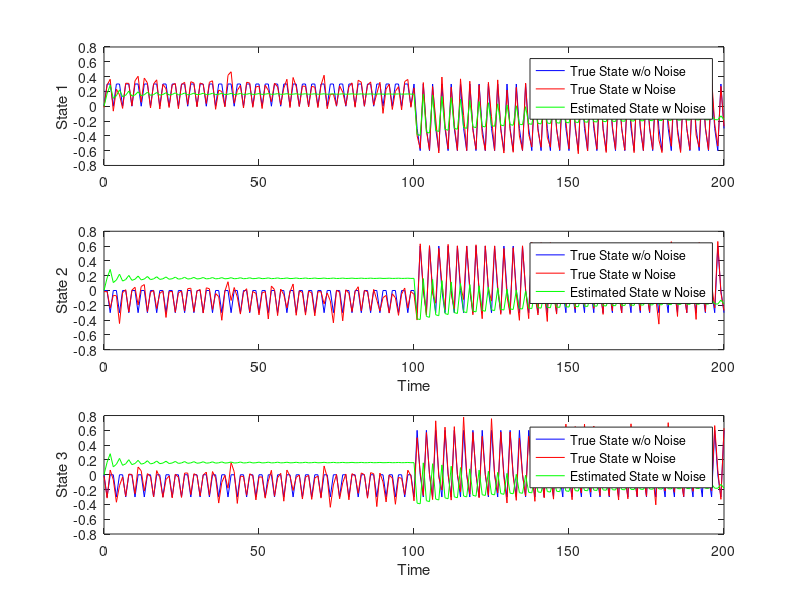

MATLAB code to generate this figure:
%% Parameter Definition
A = [0 1 0; 0 0 1; 1 0 0];
B = [0.3; 0; -0.3];
C = [1.9 1.3 1];
D = 0;

% Define the initial conditions
x0 = [0; 0; 0];        % Initial state
u = 0;                  % Input

% Define the simulation parameters
dt = 1;
t_end = 200;             % Simulation end time

% Simulate the system and observer dynamics
t = 0:dt:t_end;
x = zeros(3, length(t));
y = zeros(1, length(t));

x_true = zeros(3, length(t));
y_true = zeros(1, length(t));

x_estimate = zeros(3, length(t));
y_hat = zeros(1, length(t));
% Parameters
meanValue = 0;  % Mean value
stdDeviation = 0.7;  % Standard deviation
measurementGaussianNoise = meanValue + stdDeviation * randn(t_end+1, 1);
meanVector = [0; 0; 0];
covarianceMatrix = [0.004 0.002 0.001; 0.002 0.004 0.000; 0.001 0.000 0.001];
processGaussianNoise = meanVector + chol(covarianceMatrix)' * randn(3, t_end+1);

x(:, 1) = x0;
x_true(:, 1) = x0 + processGaussianNoise(1);
y(:, 1) = C*x0; 
y_true(:, 1) = C*x0 + measurementGaussianNoise(1);
x_estimate(:, 1) = [0;0;0];
y_estimate(:, 1) = C*x_estimate(:, 1); 

Q = covarianceMatrix; % Process Noise Covariance
R = stdDeviation; % Measurement Noise Covariance
P = eye(3);

for i = 1:length(t)-1
    if(i<=100)
        u = 1;
    else
        u = -1;
    end

    % Predict the next state
    x_predicted = A*x_estimate(:,i) + B*u;
    P_predicted = A*P*A'+Q;
    % Update the state estimate based on the measurement
    K = P_predicted * C' / (C*P_predicted*C' + R);
    x_estimate(:, i+1) = x_predicted + K * (y_true(:, i) - C * x_predicted);
    P = (eye(3) - K * C) * P_predicted;   
    % True state update
    x(:, i+1) = (A*x(:, i) + B*u);
    x_true(:, i+1) = (A*x(:, i) + B*u + processGaussianNoise(i));
    % Simulate measurement
    y(:, i) = C*x(:, i);
    y_true(:, i) = C*x(:, i) + measurementGaussianNoise(i);
    % Store the estimated state
end

plot_ = true;
if plot_
    figure;
    subplot(3, 1, 1);
    plot(t, x(1, :), 'b');
    hold on;
    plot(t, x_true(1, :), 'r');
    hold on;
    plot(t, x_estimate(1,:), 'g');
    ylabel('State 1');
    legend('True State w/o Noise', 'True State w Noise', 'Estimated State w Noise');
    
    subplot(3, 1, 2);
    plot(t, x(2, :), 'b');
    hold on;
    plot(t, x_true(2, :), 'r');
    hold on;
    plot(t, x_estimate(1,:), 'g');
    xlabel('Time');
    ylabel('State 2');
    legend('True State w/o Noise', 'True State w Noise', 'Estimated State w Noise');

    subplot(3, 1, 3);
    plot(t, x(3, :), 'b');
    hold on;
    plot(t, x_true(3, :), 'r');
    hold on;
    plot(t, x_estimate(1,:), 'g');
    xlabel('Time');
    ylabel('State 3');
    legend('True State w/o Noise', 'True State w Noise', 'Estimated State w Noise');
end

plot_ = false;
if plot_
    figure;
    plot(t, y(1, :), 'b');
    ylabel('Output');
    legend('True Output w/o Noise');
    hold on;
    plot(t, y_true(1, :), 'r');
    hold on;
    plot(t, y_hat(1, :), 'g');
    ylabel('Output');
    legend('True Output w Noise');
end